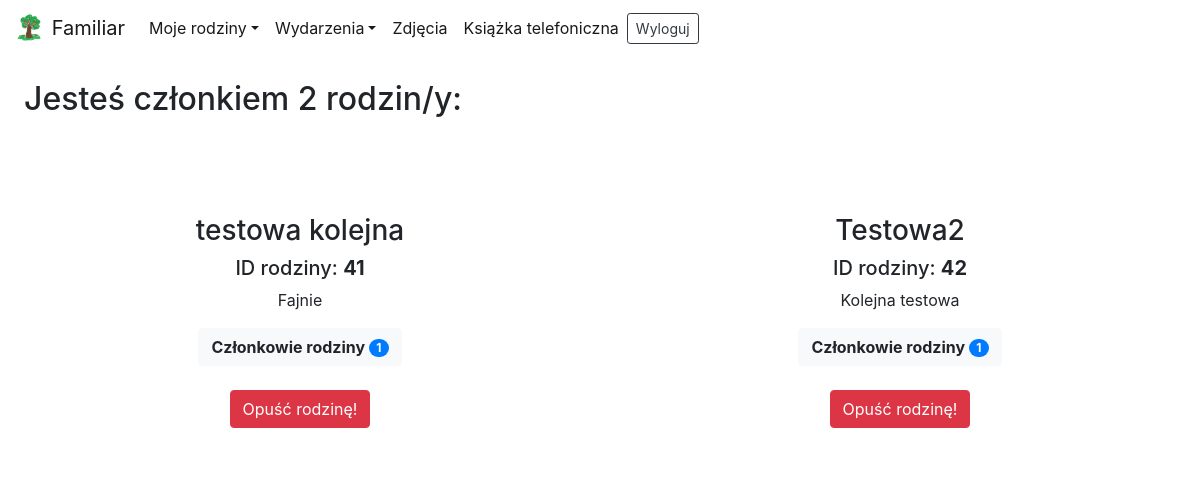
/loggedin/myfamilies/ (signed in), run on an earlier commit of the app's database.
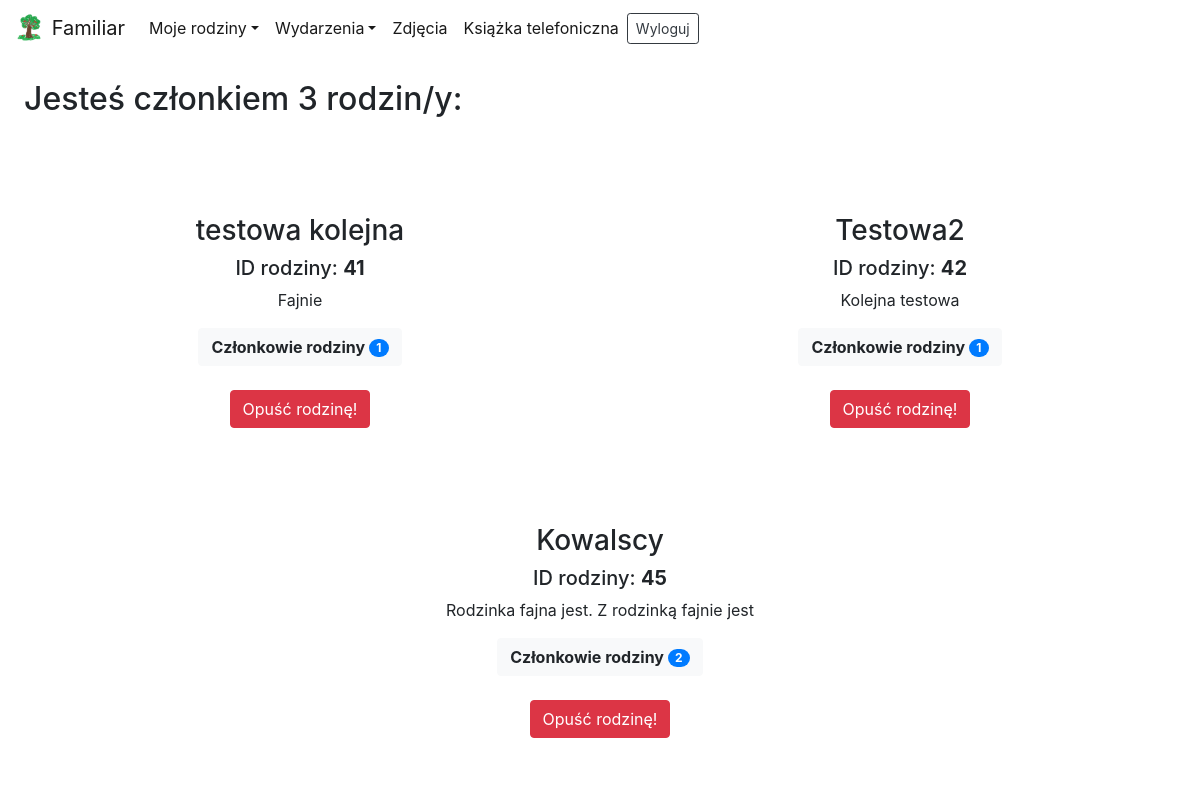
And on a later commit of the database.
### Authentication/models.py (models this page shows, shortened)
class Family(models.Model):
    name = models.CharField(max_length=128)
    description = models.TextField(blank=True, help_text='Opcjonalne, ale na pewno czym szczególnym się odznaczacie :) ')
    members = models.ManyToManyField(Member)
    def count_members(self):
        return len(self.members.all())

### Authentication/views.py (the view, shortened to what this page needs)
# urls.py: path('loggedin/myfamilies/', Myfamilies, name='myfamilies'),
@login_required
def Myfamilies(request):
    if request.method=='GET':
        families = Family.objects.filter()
        my_families = [] # families that I belong to
        number_of_families = 0 #Number of families user belongs
        for family in families:
            for member in family.members.all():
                if str(member) == str(request.user.username):
                    my_families.append(family)
        number_of_families = len(my_families)
        return render(request, 'Authentication/myfamilies.html', {'my_families':my_families,'number_of_families':number_of_families})

### Authentication/models.py (called while the page is built)
    def __str__(self):
        return self.member

### Authentication/templates/Authentication/myfamilies.html (shortened to what this page needs)
<!doctype html>
<html lang="en">
  <head>
{% load static %}
{% load filters %}
    <link rel="stylesheet" href="https://stackpath.bootstrapcdn.com/bootstrap/4.4.1/css/bootstrap.min.css">
    <link rel="stylesheet" href="{% static 'Authentication/css/style.css' %}" />
  </head>
  <body>
<nav class="navbar fixed-top navbar-expand-lg navbar-light bg-white" style="border-radius:0 0 10% 10%">
  <div class="collapse navbar-collapse" id="navbarTogglerDemo01">
    <a class="navbar-brand" href="{% url 'logedin' %}">
        <img src="{% static 'Authentication/favicon/android-chrome-192x192.png' %}" width="30" height="30" class="d-inline-block align-top" alt="">
        Familiar
    </a>
    <ul class="navbar-nav mr-auto mt-2 mt-lg-0">
        <li class="nav-item active dropdown">
            <a class="nav-link dropdown-toggle" data-toggle="dropdown" href="#" role="button" aria-haspopup="true" aria-expanded="false">Moje rodziny</a>
          </li>
          <li class="nav-item active dropdown">
            <a class="nav-link dropdown-toggle" data-toggle="dropdown" href="#" role="button" aria-haspopup="true" aria-expanded="false">Wydarzenia</a>
          </li>
          <li class="nav-item active">
            <a class="nav-link" href="{% url 'photos'%}">Zdjęcia</a>
          </li>
          <li class="nav-item active">
            <a class="nav-link" href="{% url 'phonebook'%}">Książka telefoniczna</a>
          </li>
        <form action="{% url 'logoutuser' %}" method="POST" class="form-inline">
            <button type="submit" class="btn btn-sm btn-outline-dark btn-block">Wyloguj</button>
        </form>
    </ul>
  </div>
</nav>
<div class="back-myfamilies" style="margin-top:10vh;" style="background-image: url( {% static 'Authentication/img/doodle5.png' %})">
    <h2 style="margin:3vh">Jesteś członkiem {{ number_of_families }} rodzin/y:</h2>
    <br>
    <div class="d-flex justify-content-around flex-wrap">
{% for family in my_families %}
        <div style="text-align: center;margin:3vh; min-width:400px;padding:2%;border-radius:3%;" class="bg-white">
            <h3>{{ family.name }}</h3>
                <h5>ID rodziny: <b>{{ family.pk }}</b></h5>
                <p>{{ family.description }}</p>
            <button onclick="ShowMembers({{ family.pk }})" class="btn btn-light"><b>Członkowie rodziny   </b><span class="badge badge-primary badge-pill"> {{ family.count_members }}</span></button>
                <form method="POST">
                    <input type="hidden" name="family_id" value="{{ family.pk }}" ><br>
                    <button type="submit" class="btn btn-danger">Opuść rodzinę!</button>
                </form>
        </div>
{% endfor %}
    </div>
</div>
  </body>
</html>

What changed in the data, as far as the page shows it:
added Family: name "Kowalscy", pk "45", description "Rodzinka fajna jest. Z rodzinką fajnie jest", count_members "2"
Also different on the page:
{{ number_of_families }}: "2" → "3"
